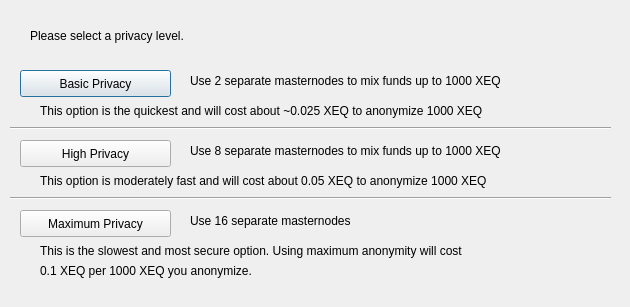
<?xml version="1.0" encoding="UTF-8"?>
<ui version="4.0">
 <class>DarksendConfig</class>
 <widget class="QDialog" name="DarksendConfig">
  <property name="geometry">
   <rect>
    <x>0</x>
    <y>0</y>
    <width>630</width>
    <height>307</height>
   </rect>
  </property>
  <property name="windowTitle">
   <string>Configure Darksend</string>
  </property>
  <widget class="QPushButton" name="buttonBasic">
   <property name="geometry">
    <rect>
     <x>20</x>
     <y>70</y>
     <width>151</width>
     <height>27</height>
    </rect>
   </property>
   <property name="text">
    <string>Basic Privacy</string>
   </property>
  </widget>
  <widget class="QPushButton" name="buttonHigh">
   <property name="geometry">
    <rect>
     <x>20</x>
     <y>140</y>
     <width>151</width>
     <height>27</height>
    </rect>
   </property>
   <property name="text">
    <string>High Privacy</string>
   </property>
  </widget>
  <widget class="QPushButton" name="buttonMax">
   <property name="geometry">
    <rect>
     <x>20</x>
     <y>210</y>
     <width>151</width>
     <height>27</height>
    </rect>
   </property>
   <property name="text">
    <string>Maximum Privacy</string>
   </property>
  </widget>
  <widget class="QLabel" name="label">
   <property name="geometry">
    <rect>
     <x>30</x>
     <y>20</y>
     <width>571</width>
     <height>31</height>
    </rect>
   </property>
   <property name="text">
    <string>Please select a privacy level.</string>
   </property>
  </widget>
  <widget class="QLabel" name="label_2">
   <property name="geometry">
    <rect>
     <x>190</x>
     <y>70</y>
     <width>421</width>
     <height>21</height>
    </rect>
   </property>
   <property name="text">
    <string>Use 2 separate masternodes to mix funds up to 1000 XEQ</string>
   </property>
  </widget>
  <widget class="QLabel" name="label_3">
   <property name="geometry">
    <rect>
     <x>190</x>
     <y>140</y>
     <width>411</width>
     <height>21</height>
    </rect>
   </property>
   <property name="text">
    <string>Use 8 separate masternodes to mix funds up to 1000 XEQ</string>
   </property>
  </widget>
  <widget class="QLabel" name="label_4">
   <property name="geometry">
    <rect>
     <x>190</x>
     <y>210</y>
     <width>421</width>
     <height>21</height>
    </rect>
   </property>
   <property name="text">
    <string>Use 16 separate masternodes</string>
   </property>
  </widget>
  <widget class="QLabel" name="label_6">
   <property name="geometry">
    <rect>
     <x>40</x>
     <y>100</y>
     <width>561</width>
     <height>21</height>
    </rect>
   </property>
   <property name="text">
    <string>This option is the quickest and will cost about ~0.025 XEQ to anonymize 1000 XEQ</string>
   </property>
  </widget>
  <widget class="QLabel" name="label_7">
   <property name="geometry">
    <rect>
     <x>40</x>
     <y>170</y>
     <width>561</width>
     <height>21</height>
    </rect>
   </property>
   <property name="text">
    <string>This option is moderately fast and will cost about 0.05 XEQ to anonymize 1000 XEQ</string>
   </property>
  </widget>
  <widget class="QLabel" name="label_8">
   <property name="geometry">
    <rect>
     <x>40</x>
     <y>240</y>
     <width>561</width>
     <height>21</height>
    </rect>
   </property>
   <property name="text">
    <string>This is the slowest and most secure option. Using maximum anonymity will cost</string>
   </property>
  </widget>
  <widget class="QLabel" name="label_9">
   <property name="geometry">
    <rect>
     <x>40</x>
     <y>260</y>
     <width>561</width>
     <height>21</height>
    </rect>
   </property>
   <property name="text">
    <string>0.1 XEQ per 1000 XEQ you anonymize.</string>
   </property>
  </widget>
  <widget class="Line" name="line">
   <property name="geometry">
    <rect>
     <x>10</x>
     <y>120</y>
     <width>601</width>
     <height>16</height>
    </rect>
   </property>
   <property name="orientation">
    <enum>Qt::Horizontal</enum>
   </property>
  </widget>
  <widget class="Line" name="line_2">
   <property name="geometry">
    <rect>
     <x>10</x>
     <y>190</y>
     <width>601</width>
     <height>16</height>
    </rect>
   </property>
   <property name="orientation">
    <enum>Qt::Horizontal</enum>
   </property>
  </widget>
 </widget>
 <resources/>
 <connections/>
</ui>
